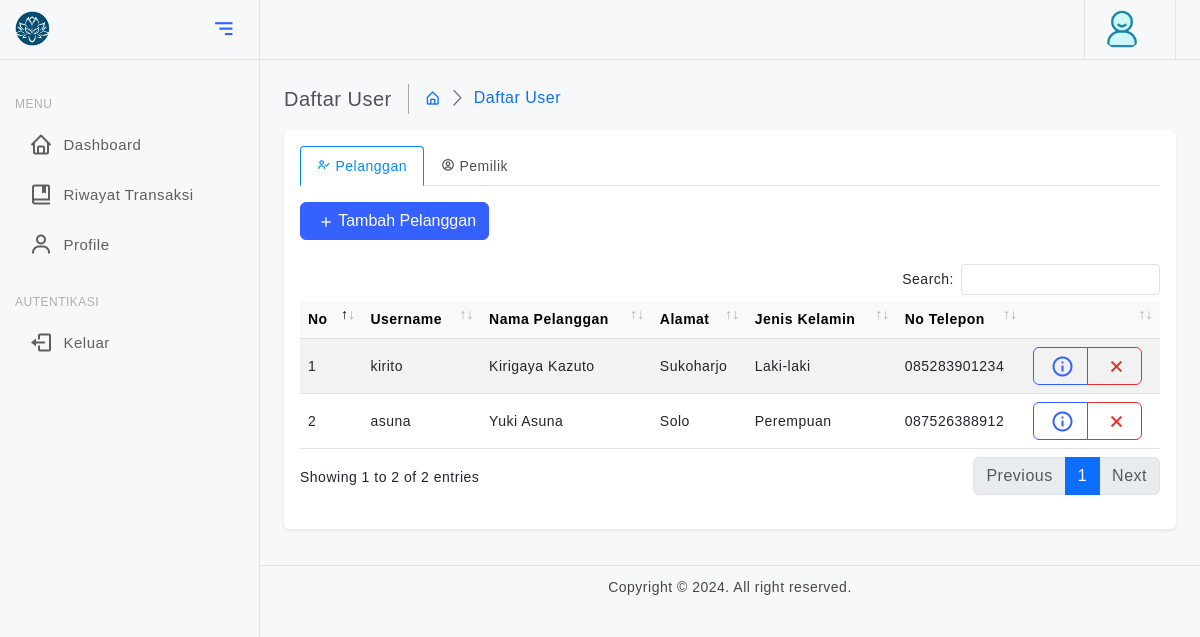
Before: /dashboard.php?page=master&sub=daftar_user (signed in) with the older database file.
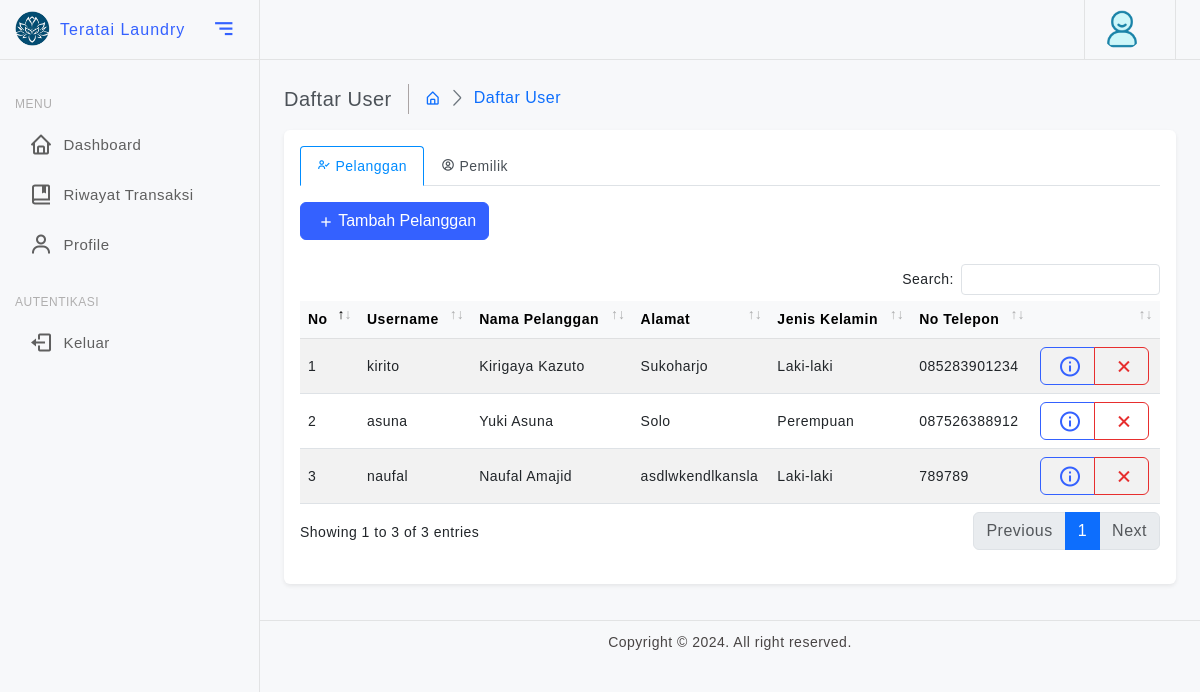
After: the same page with the newer database file.
### tables this page shows
CREATE TABLE `hak_akses` (
  `id` int(11) NOT NULL,
  `role_id` int(11) NOT NULL,
  `menu_id` int(11) NOT NULL
);

CREATE TABLE `menu` (
  `menu_id` int(11) NOT NULL,
  `nama_menu` varchar(20) DEFAULT NULL,
  `direktori` varchar(20) DEFAULT NULL,
  `icon` varchar(50) DEFAULT NULL
);

CREATE TABLE `detail_pelanggan` (
  `pelanggan_id` int(11) NOT NULL,
  `user_id` int(11) NOT NULL,
  `nama_pelanggan` varchar(100) DEFAULT NULL,
  `alamat` text DEFAULT NULL,
  `jenis_kelamin` enum('Laki-laki','Perempuan') DEFAULT NULL,
  `no_hp` varchar(15) DEFAULT NULL
);

CREATE TABLE `user` (
  `user_id` int(11) NOT NULL,
  `username` varchar(20) DEFAULT NULL,
  `password` text DEFAULT NULL,
  `role_id` int(11) NOT NULL,
  `is_active` int(11) DEFAULT 1
);

CREATE TABLE `pengaturan` (
  `id` int(11) NOT NULL,
  `nama_usaha` varchar(100) DEFAULT NULL,
  `alamat` text DEFAULT NULL,
  `email` varchar(100) DEFAULT NULL,
  `no_telepon` varchar(20) DEFAULT NULL
);

### classes/DB.php (called while the page is built, shortened)
<?php
class DB
{
    private static $instance = null;
    private $conn;
    private function __construct()
    {
        $database = new Database();
        $this->conn = $database->connection();
    }
    public static function getInstance()
    {
        if (!self::$instance) {
            self::$instance = new DB();
        }
        return self::$instance;
    }
    public function connection()
    {
        return $this->conn;
    }
}

### config/connection.php (called while the page is built, shortened)
<?php
class Database
{
    private $host = "localhost:3307";
    private $user = "root";
    private $pass = "root";
    private $db = "laundry";
    public function connection()
    {
        $this->conn = null;
        try {
            $this->conn = new PDO("mysql:host=" . $this->host . ";dbname=" . $this->db, $this->user, $this->pass);
            $this->conn->setAttribute(PDO::ATTR_ERRMODE, PDO::ERRMODE_EXCEPTION);
            $this->conn->exec("set names utf8");
        } catch (PDOException $exception) {
            echo "Connection error: " . $exception->getMessage();
        }
        return $this->conn;
    }
}

### classes/Menu.php (called while the page is built, shortened)
<?php
class Menu
{
    private $conn;
    public function __construct()
    {
        $this->conn = DB::getInstance()->connection();
    }
    public function read($role_id)
    {
        $query = "SELECT
                    men.direktori as dir_menu,
                    sub.direktori as dir_submenu,
                    men.*,
                    sub.*,
                    ha.*
                FROM
                    menu men
                LEFT JOIN submenu sub ON
                    men.menu_id = sub.menu_id
                LEFT JOIN hak_akses ha ON
                    men.menu_id = ha.menu_id
                WHERE
                    ha.role_id = :role_id
                ORDER BY
                    men.menu_id ASC";
        $stmt = $this->conn->prepare($query);
        $stmt->bindParam(':role_id', $role_id);
        $stmt->execute();
        $menu = [];
        while ($row = $stmt->fetch(PDO::FETCH_ASSOC)) {
            if (is_null($row['submenu_id'])) {
                $menu[$row['menu_id']]['nama_menu'] = $row['nama_menu'];
                $menu[$row['menu_id']]['direktori'] = $row['dir_menu'];
                $menu[$row['menu_id']]['icon'] = $row['icon'];
            }
        }
        return $menu;
    }
}

### classes/Pelanggan.php (called while the page is built, shortened)
<?php
class Pelanggan
{
    private $conn;
    public function __construct()
    {
        $this->conn = DB::getInstance()->connection();
    }
    public function getAllPelanggan()
    {
        $query = "SELECT
                    usr.username,
                    usr.is_active,
                    dp.*
                FROM
                    detail_pelanggan dp
                LEFT JOIN user usr ON
                    dp.user_id = usr.user_id
                WHERE
                    usr.is_active = 1";
        $stmt = $this->conn->prepare($query);
        $stmt->execute();
        $pelanggan = [];
        while ($row = $stmt->fetch(PDO::FETCH_ASSOC)) {
            $pelanggan[] = $row;
        }
        return $pelanggan;
    }
}

### classes/Pengaturan.php (called while the page is built, shortened)
<?php
class Pengaturan
{
    private $conn;
    public function __construct()
    {
        $this->conn = DB::getInstance()->connection();
    }
    public function getPengaturan()
    {
        $query = "SELECT * FROM pengaturan";
        $stmt = $this->conn->prepare($query);
        $stmt->execute();
        return $stmt->fetch(PDO::FETCH_ASSOC);
    }
}

### dashboard.php (the view, shortened to what the changed rows need)
<?php
require_once 'config/connection.php';
require_once 'classes/DB.php';
require_once 'classes/Menu.php';
require_once 'classes/Pengaturan.php';
$set = new Pengaturan();
$set = $set->getPengaturan();
?>
<!doctype html>
<html lang="en">
<head>
    <link href="assets/plugins/vectormap/jquery-jvectormap-2.0.2.css" rel="stylesheet" />
    <link href="assets/plugins/simplebar/css/simplebar.css" rel="stylesheet" />
    <link href="assets/plugins/perfect-scrollbar/css/perfect-scrollbar.css" rel="stylesheet" />
    <link href="assets/plugins/metismenu/css/metisMenu.min.css" rel="stylesheet" />
    <link href="assets/plugins/datatable/css/dataTables.bootstrap5.min.css" rel="stylesheet" />
    <link rel="stylesheet" href="assets/plugins/notifications/css/lobibox.min.css" />
    <link href="assets/plugins/select2/css/select2.min.css" rel="stylesheet" />
    <link href="assets/plugins/select2/css/select2-bootstrap4.css" rel="stylesheet" />
    <link href="assets/css/bootstrap.min.css" rel="stylesheet" />
    <link href="assets/css/bootstrap-extended.css" rel="stylesheet" />
    <link href="assets/css/style.css" rel="stylesheet" />
    <link href="assets/css/icons.css" rel="stylesheet">
    <link href="assets/css/fonts-google.css" rel="stylesheet">
    <link href="assets/css/pace.min.css" rel="stylesheet" />
</head>
<body>
    <div class="wrapper">
        <aside class="sidebar-wrapper" data-simplebar="true">
            <div class="sidebar-header">
                <div>
                    <h4 class="logo-text fs-6"><?= ucwords($set['nama_usaha']) ?></h4>
                </div>
            </div>
            <ul class="metismenu" id="menu">
                <?php
                $menu = new Menu();
                $menus = $menu->read($_SESSION['role_id']);
                ?>
                <?php foreach ($menus as $men) : ?>
                    <?php if (isset($men['submenu'])) : ?>
                        <li class="<?= isset($_GET['sub']) && $_GET['page'] == $men['nama_menu'] ? 'mm-active' : '' ?>">
                            <a href="javascript:;" class="has-arrow">
                                <div class="parent-icon"><i class="<?= $men['icon'] ?>"></i>
                                </div>
                                <div class="menu-title"><?= ucwords($men['nama_menu']) ?></div>
                            </a>
                            <ul>
                                <?php foreach ($men['submenu'] as $submenu) : ?>
                                    <li class="<?= isset($_GET['sub']) && $_GET['sub'] == $submenu['direktori'] && $_GET['page'] == $men['nama_menu'] ? 'mm-active' : '' ?>"> <a href="?page=<?= $men['nama_menu'] ?>&sub=<?= $submenu['direktori'] ?>"><i class="bx bx-radio-circle fs-4"></i><?= ucwords($submenu['nama_submenu']) ?></a>
                                    </li>
                                <?php endforeach; ?>
                            </ul>
                        </li>
                    <?php else : ?>
                        <li class="<?= isset($_GET['page']) && $_GET['page'] == $men['nama_menu'] ? 'mm-active' : '' ?>">
                            <a href="?page=<?= $men['direktori'] ?>">
                                <div class="parent-icon"><i class="<?= $men['icon'] ?>"></i>
                                </div>
                                <div class="menu-title"><?= ucwords($men['nama_menu']) ?></div>
                            </a>
                        </li>
                    <?php endif; ?>
                <?php endforeach; ?>
            </ul>
        </aside>
        <main class="page-content">
            <?php
            $page = isset($_GET['page']) ? $_GET['page'] : '';
            $sub = isset($_GET['sub']) ? $_GET['sub'] : '';
            if ($page == '') {
                include 'menus/main.php';
            } else if (isset($_GET['mydashboard'])) {
                include 'menus/main.php';
            } else {
                if ($sub == '') {
                    include 'menus/' . $page . '.php';
                } else {
                    include 'menus/' . $page . '/' . $sub . '.php';
                }
            }
            ?>
        </main>
    </div>
</body>
</html>

### menus/master/daftar_user.php (shortened to what the changed rows need)
<div class="page-breadcrumb d-none d-sm-flex align-items-center mb-3">
    <div class="breadcrumb-title pe-3">Daftar User</div>
    <div class="ps-3">
        <nav aria-label="breadcrumb">
            <ol class="breadcrumb mb-0 p-0">
                <li class="breadcrumb-item"><a href="?mydashboard"><i class="bx bx-home-alt"></i></a>
                </li>
                <li class="breadcrumb-item active" aria-current="page"><a href="?page=<?= $_GET['page'] ?>&sub=<?= $_GET['sub'] ?>">Daftar User</a></li>
            </ol>
        </nav>
    </div>
</div>
<?php
require_once 'classes/Pelanggan.php';
?>
<div class="row mb-3">
    <div class="col col-lg-12 mx-auto">
        <div class="card">
            <div class="card-body">
                <ul class="nav nav-tabs nav-primary" role="tablist">
                    <li class="nav-item" role="presentation">
                        <a class="nav-link active" data-bs-toggle="tab" href="#daftar_pelanggan" role="tab" aria-selected="true">
                            <div class="d-flex align-items-center">
                                <div class="tab-icon"><i class='bx bx-user-check font-18 me-1'></i>
                                </div>
                                <div class="tab-title">Pelanggan</div>
                            </div>
                        </a>
                    </li>
                    <li class="nav-item" role="presentation">
                        <a class="nav-link" data-bs-toggle="tab" href="#daftar_pemilik" role="tab" aria-selected="false">
                            <div class="d-flex align-items-center">
                                <div class="tab-icon"><i class='bx bx-user-circle font-18 me-1'></i>
                                </div>
                                <div class="tab-title">Pemilik</div>
                            </div>
                        </a>
                    </li>
                </ul>
                <div class="tab-content py-3">
                    <div class="tab-pane fade show active" id="daftar_pelanggan" role="tabpanel">
                        <div class="mb-4">
                            <button type="button" class="btn btn-primary" onclick="showFormAddPelanggan()"><i class='bx bx-plus'></i> Tambah Pelanggan</button>
                        </div>
                        <div class="table-responsive">
                            <table class="table table-striped align-middle" id="table-user-pelanggan">
                                <thead class="table-light">
                                    <tr>
                                        <th>No</th>
                                        <th>Username</th>
                                        <th>Nama Pelanggan</th>
                                        <th>Alamat</th>
                                        <th>Jenis Kelamin</th>
                                        <th>No Telepon</th>
                                        <th></th>
                                    </tr>
                                </thead>
                                <tbody>
                                    <?php
                                    $pelanggan = new Pelanggan();
                                    $no_pelanggan = 1;
                                    ?>
                                    <?php foreach ($pelanggan->getAllPelanggan() as $pel) : ?>
                                        <tr>
                                            <td><?= $no_pelanggan++ ?></td>
                                            <td><?= $pel['username'] ?></td>
                                            <td><?= ucwords($pel['nama_pelanggan']) ?></td>
                                            <td><?= $pel['alamat'] ?></td>
                                            <td><?= $pel['jenis_kelamin'] ?></td>
                                            <td><?= $pel['no_hp'] ?></td>
                                            <td>
                                                <div class="btn-group">
                                                    <button type="button" class="btn btn-outline-primary" data-bs-toggle="tooltip" data-bs-placement="bottom" title="Detail User" onclick="detailPelanggan('<?= $pel['pelanggan_id'] ?>')"><i class="bx bx-info-circle fs-4"></i></button>
                                                    <button type="button" class="btn btn-outline-danger" data-bs-toggle="tooltip" data-bs-placement="bottom" title="Non-aktif User" onclick="deletePelanggan('<?= $pel['pelanggan_id'] ?>', '<?= $pel['user_id'] ?>')"><i class="bx bx-x fs-4"></i></button>
                                                </div>
                                            </td>
                                        </tr>
                                    <?php endforeach; ?>
                                </tbody>
                            </table>
                        </div>
                    </div>
                </div>
            </div>
        </div>
    </div>
</div>

Changed rows visible on the page:
added pengaturan: nama_usaha "Teratai Laundry"
added detail_pelanggan: user.username "naufal", nama_pelanggan "Naufal Amajid", alamat "asdlwkendlkansla", jenis_kelamin "Laki-laki", no_hp "789789"
Other visible differences:
text written by a page script: "Search: Showing 1 to 2 of 2 entries Previous 1 Next" → "Search: Showing 1 to 3 of 3 entries Previous 1 Next"
